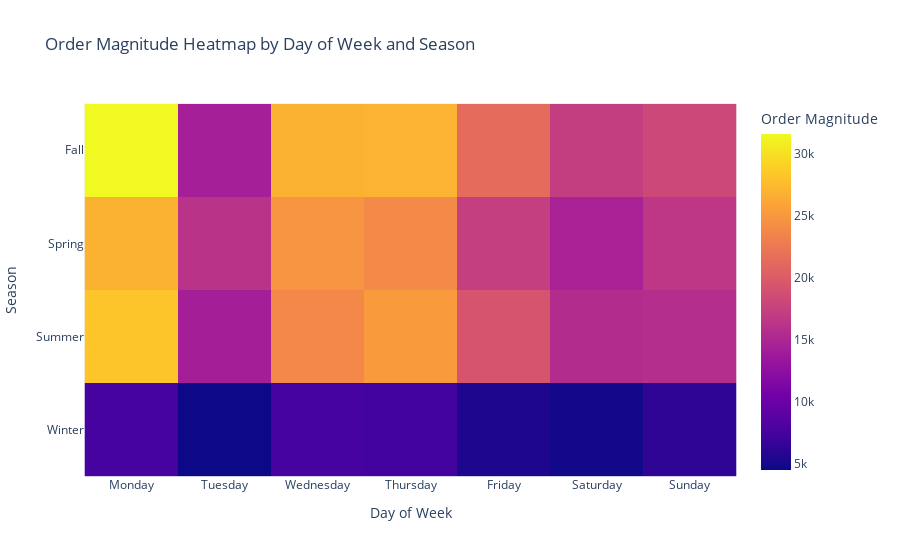

The notebook cell saved with this chart:
### Markdown cell above
1) Friday seems to have the highest order count across all seasons, which might suggest a trend where people tend to order more towards the end of the workweek.
2) The lowest order counts seem to be on Wednesday, though the patterns vary with the season.
3) The order counts are highest in Winter and lowest in Summer.

### Code cell
# Copy relevant columns to a new DataFrame
df_hm = eda_train[['season', 'day_of_week', 'orders']].copy()

# Convert categorical variables to numeric codes
df_hm['season'] = df_hm['season'].astype('category').cat.codes
df_hm['day_of_week'] = df_hm['day_of_week'].astype('category').cat.codes

# Pivot the data
pivot_data = df_hm.pivot_table(index='season', columns='day_of_week', values='orders', aggfunc='sum')

# Create heatmap
fig = px.imshow(pivot_data,
                labels=dict(x="Day of Week", y="Season", color="Order Magnitude"),
                x=['Monday', 'Tuesday', 'Wednesday', 'Thursday', 'Friday', 'Saturday', 'Sunday'],
                y=['Fall', 'Spring', 'Summer', 'Winter'],
                title='Order Magnitude Heatmap by Day of Week and Season')
fig.show()

### Figure 1 — Plotly figure (JSON) as saved in the notebook; plotly's stock layout.template omitted (floating-point values rounded to 4 significant figures)
{"data": [{"coloraxis": "coloraxis", "hovertemplate": "Day of Week: %{x}<br>Season: %{y}<br>Order Magnitude: %{z}<extra></extra>", "name": "0", "type": "heatmap", "x": ["Monday", "Tuesday", "Wednesday", "Thursday", "Friday", "Saturday", "Sunday"], "xaxis": "x", "y": ["Fall", "Spring", "Summer", "Winter"], "yaxis": "y", "z": [[31576, 14241, 26895, 26925, 21334, 17160, 18101], [26870, 16169, 24688, 23857, 17281, 14601, 16520], [28184, 14217, 23756, 25180, 19290, 15535, 15683], [7559, 4493, 7488, 7350, 5439, 4781, 6292]]}], "layout": {"coloraxis": {"colorbar": {"title": {"text": "Order Magnitude"}}, "colorscale": [[0, "#0d0887"], [0.1111, "#46039f"], [0.2222, "#7201a8"], [0.3333, "#9c179e"], [0.4444, "#bd3786"], [0.5556, "#d8576b"], [0.6667, "#ed7953"], [0.7778, "#fb9f3a"], [0.8889, "#fdca26"], [1, "#f0f921"]]}, "title": {"text": "Order Magnitude Heatmap by Day of Week and Season"}, "xaxis": {"anchor": "y", "constrain": "domain", "domain": [0, 1], "scaleanchor": "y", "title": {"text": "Day of Week"}}, "yaxis": {"anchor": "x", "autorange": "reversed", "constrain": "domain", "domain": [0, 1], "title": {"text": "Season"}}}}
